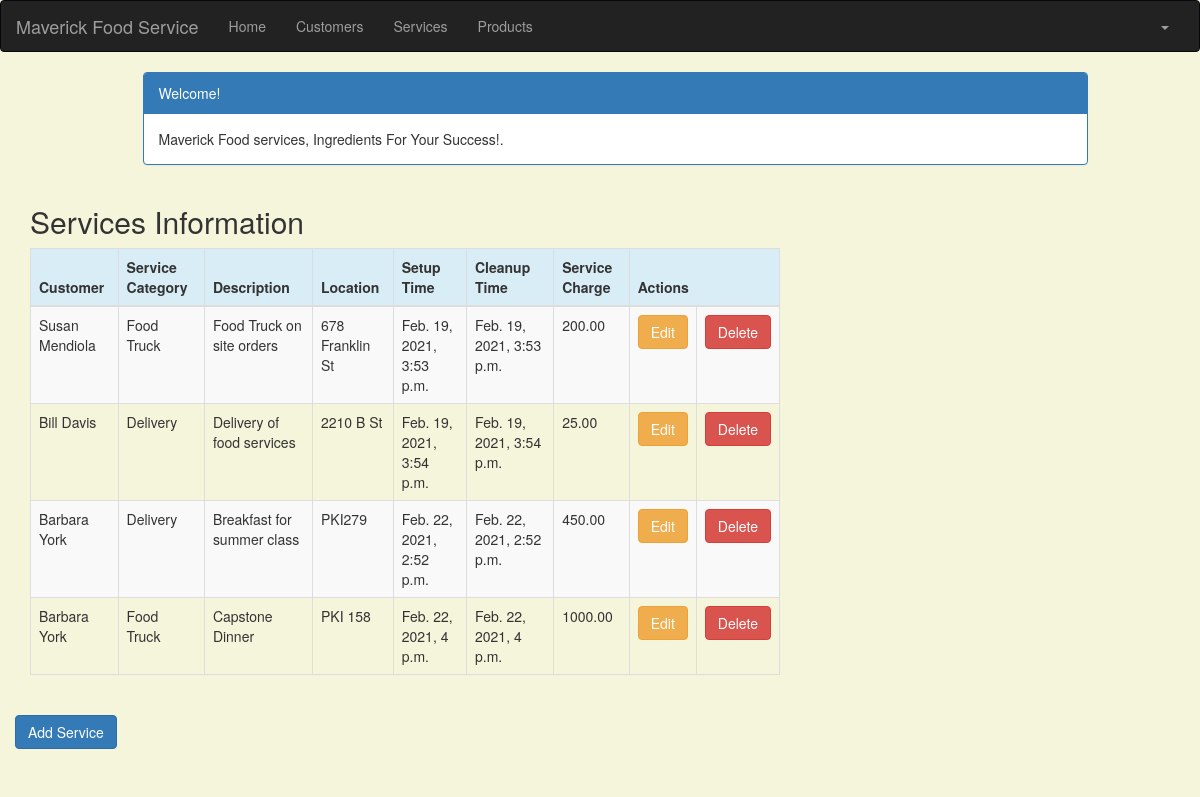
Screenshot of /service_list (signed in) with the database file from the repository.
### crm/models.py (models this page shows, shortened)
class Service(models.Model):
    cust_name = models.ForeignKey(Customer, on_delete=models.CASCADE, related_name='services')
    service_category = models.CharField(max_length=100)
    description = models.TextField()
    location = models.CharField(max_length=200)
    setup_time = models.DateTimeField(
        default=timezone.now)
    cleanup_time = models.DateTimeField(
        default=timezone.now)
    service_charge = models.DecimalField(max_digits=10, decimal_places=2)
    created_date = models.DateTimeField(
        default=timezone.now)
    updated_date = models.DateTimeField(auto_now_add=True)

class Customer(models.Model):
    cust_name = models.CharField(max_length=50)
    organization = models.CharField(max_length=100, blank=True)
    role = models.CharField(max_length=100)
    email = models.EmailField(max_length=100)
    bldgroom = models.CharField(max_length=100)
    address = models.CharField(max_length=200)
    account_number = models.IntegerField(blank=False, null=False)
    city = models.CharField(max_length=50)
    state = models.CharField(max_length=50)
    zipcode = models.CharField(max_length=10)
    phone_number = models.CharField(max_length=50)
    created_date = models.DateTimeField(
        default=timezone.now)
    updated_date = models.DateTimeField(auto_now_add=True)
    def __str__(self):
        return str(self.cust_name)

### crm/views.py (the view)
# urls.py: path('service_list', views.service_list, name='service_list'),
@login_required
def service_list(request):
    services = Service.objects.filter(created_date__lte=timezone.now())
    return render(request, 'crm/service_list.html', {'services': services})

### crm/templates/crm/service_list.html (shortened to what this page needs)
<!DOCTYPE html>
{% extends 'crm/base.html' %}
{% block content %}
    <head>
        <link rel="stylesheet" href="https://maxcdn.bootstrapcdn.com/bootstrap/3.3.4/css/bootstrap.min.css">
    </head>
    <body>
    <div class="container">
        <div class="row">
            <div class="col-md-10 col-md-offset-1">
                <div class="panel panel-primary">
                    <div class="panel-heading">Welcome!</div>
                    <div class="panel-body">
                        Maverick Food services, Ingredients For Your Success!.
                    </div>
                </div>
            </div>
        </div>
    </div>
    <div class="row">
        <h2 style="padding-left: 15Px">Services Information</h2>
    </div>
    <div>
        <table class="table table-striped table-bordered table-hover">
            <thead>
            <tr class="bg-info">
                <th>Customer</th>
                <th>Service Category</th>
                <th>Description</th>
                <th>Location</th>
                <th>Setup Time</th>
                <th>Cleanup Time</th>
                <th>Service Charge</th>
                <th colspan="3">Actions</th>
            </tr>
            </thead>
            <tbody>
            {% for service in services %}
                <tr>
                    <td>{{ service.cust_name }}</td>
                    <td>{{ service.service_category }}</td>
                    <td>{{ service.description }}</td>
                    <td>{{ service.location }}</td>
                    <td>{{ service.setup_time }}</td>
                    <td>{{ service.cleanup_time }}</td>
                    <td>{{ service.service_charge }}</td>
                    <td><a href="{% url 'crm:service_edit' pk=service.pk %}"
                           class="btn btn-warning">Edit</a></td>
                    <td>
                        <a href="{% url 'crm:service_delete' pk=service.pk %}"
                               onclick="return confirm('Are you sure you want to delete?')"
                               class="btn btn-danger">Delete</a>
                    </td>
                </tr>
            {% endfor %}
            </tbody>
        </table>
    </div>
    <div class="row">
        <a href="{% url 'crm:service_new' %}" class="row"><span
                class="btn btn-primary">Add Service</span></a>
     </div>
    </body>
{% endblock %}

### crm/templates/crm/base.html (shortened to what this page needs)
<!DOCTYPE html>
{% load static %}
<html lang="en">
<head>
    <link rel="stylesheet" href="https://maxcdn.bootstrapcdn.com/bootstrap/3.3.7/css/bootstrap.min.css">
</head>
<body id="app-layout">
<nav class="navbar navbar-inverse">
    <div class="container-fluid">
        <div class="navbar-header">
            <a class="navbar-brand" href="/">
                Maverick Food Service
            </a>
        </div>
        <div class="collapse navbar-collapse" id="myNavbar">
            <ul class="nav navbar-nav">
                <li><a href="{% url 'crm:home' %}">Home</a></li>
                <li><a href="{% url 'crm:customer_list' %}">Customers</a></li>
               <li><a href="{% url 'crm:service_list' %}">Services</a></li>
                <li><a href="{% url 'crm:product_list' %}">Products</a></li>
            </ul>
            <ul class="nav navbar-nav navbar-right">
                {% if user.is_authenticated %}
                    <li class="dropdown">
                        <a href="#" class="dropdown-toggle" data-toggle="dropdown" role="button" aria-expanded="false">
                            <span class="caret"></span>
                        </a>
                    </li>
                {% else %}
                    <li><a href="{% url 'login' %}"><span class="glyphicon glyphicon-log-in"></span> Login</a></li>
                {% endif %}
            </ul>
        </div>
    </div>
</nav>
<div class="content container">
    <div class="row">
        <div class="col-md-8">
            {% block content %}{% endblock %}
        </div>
    </div>
</body>
</html>

### crm/templates/crm/base.html (style rules this page uses)
.navbar { margin-bottom: 0; border-radius: 0; }

### crm/templates/crm/service_list.html (style rules this page uses)
body { background-color: beige; }

### rows the page displays
Service: cust_name "Susan Mendiola", service_category "Food Truck", description "Food Truck on site orders", location "678 Franklin St", setup_time "Feb. 19, 2021, 3:53 p.m.", cleanup_time "Feb. 19, 2021, 3:53 p.m.", service_charge "200.00"
Service: cust_name "Bill Davis", service_category "Delivery", description "Delivery of food services", location "2210 B St", setup_time "Feb. 19, 2021, 3:54 p.m.", cleanup_time "Feb. 19, 2021, 3:54 p.m.", service_charge "25.00"
Service: cust_name "Barbara York", service_category "Delivery", description "Breakfast for summer class", location "PKI279", setup_time "Feb. 22, 2021, 2:52 p.m.", cleanup_time "Feb. 22, 2021, 2:52 p.m.", service_charge "450.00"
Service: cust_name "Barbara York", service_category "Food Truck", description "Capstone Dinner", location "PKI 158", setup_time "Feb. 22, 2021, 4 p.m.", cleanup_time "Feb. 22, 2021, 4 p.m.", service_charge "1000.00"
